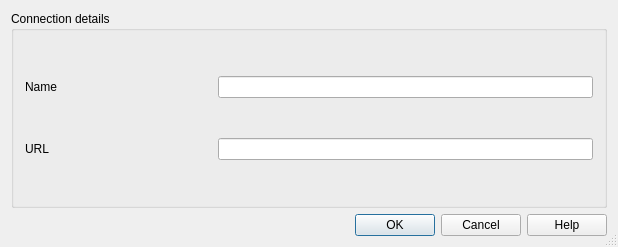
<?xml version="1.0" encoding="UTF-8"?>
<ui version="4.0">
 <class>QgsNewHttpConnectionBase</class>
 <widget class="QDialog" name="QgsNewHttpConnectionBase">
  <property name="geometry">
   <rect>
    <x>0</x>
    <y>0</y>
    <width>618</width>
    <height>247</height>
   </rect>
  </property>
  <property name="windowTitle">
   <string>Create a new WPS connection</string>
  </property>
  <property name="sizeGripEnabled">
   <bool>true</bool>
  </property>
  <property name="modal">
   <bool>true</bool>
  </property>
  <layout class="QGridLayout">
   <item row="0" column="0">
    <widget class="QGroupBox" name="GroupBox1">
     <property name="title">
      <string>Connection details</string>
     </property>
     <layout class="QGridLayout">
      <item row="0" column="0">
       <widget class="QLabel" name="TextLabel1_2">
        <property name="text">
         <string>Name</string>
        </property>
        <property name="margin">
         <number>5</number>
        </property>
        <property name="buddy">
         <cstring>txtName</cstring>
        </property>
       </widget>
      </item>
      <item row="0" column="1" colspan="2">
       <widget class="QLineEdit" name="txtName">
        <property name="minimumSize">
         <size>
          <width>0</width>
          <height>0</height>
         </size>
        </property>
        <property name="toolTip">
         <string>Name of the new connection</string>
        </property>
        <property name="frame">
         <bool>true</bool>
        </property>
       </widget>
      </item>
      <item row="1" column="0">
       <widget class="QLabel" name="TextLabel1">
        <property name="text">
         <string>URL</string>
        </property>
        <property name="margin">
         <number>5</number>
        </property>
        <property name="buddy">
         <cstring>txtUrl</cstring>
        </property>
       </widget>
      </item>
      <item row="1" column="1" colspan="2">
       <widget class="QLineEdit" name="txtUrl">
        <property name="toolTip">
         <string>HTTP address of the Web Map Server</string>
        </property>
       </widget>
      </item>
     </layout>
    </widget>
   </item>
   <item row="1" column="0">
    <widget class="QDialogButtonBox" name="buttonBox">
     <property name="standardButtons">
      <set>QDialogButtonBox::Cancel|QDialogButtonBox::Help|QDialogButtonBox::Ok</set>
     </property>
    </widget>
   </item>
  </layout>
 </widget>
 <layoutdefault spacing="6" margin="11"/>
 <tabstops>
  <tabstop>txtName</tabstop>
  <tabstop>txtUrl</tabstop>
 </tabstops>
 <resources/>
 <connections>
  <connection>
   <sender>buttonBox</sender>
   <signal>accepted()</signal>
   <receiver>QgsNewHttpConnectionBase</receiver>
   <slot>accept()</slot>
   <hints>
    <hint type="sourcelabel">
     <x>403</x>
     <y>133</y>
    </hint>
    <hint type="destinationlabel">
     <x>430</x>
     <y>98</y>
    </hint>
   </hints>
  </connection>
  <connection>
   <sender>buttonBox</sender>
   <signal>rejected()</signal>
   <receiver>QgsNewHttpConnectionBase</receiver>
   <slot>reject()</slot>
   <hints>
    <hint type="sourcelabel">
     <x>312</x>
     <y>139</y>
    </hint>
    <hint type="destinationlabel">
     <x>426</x>
     <y>38</y>
    </hint>
   </hints>
  </connection>
 </connections>
</ui>
